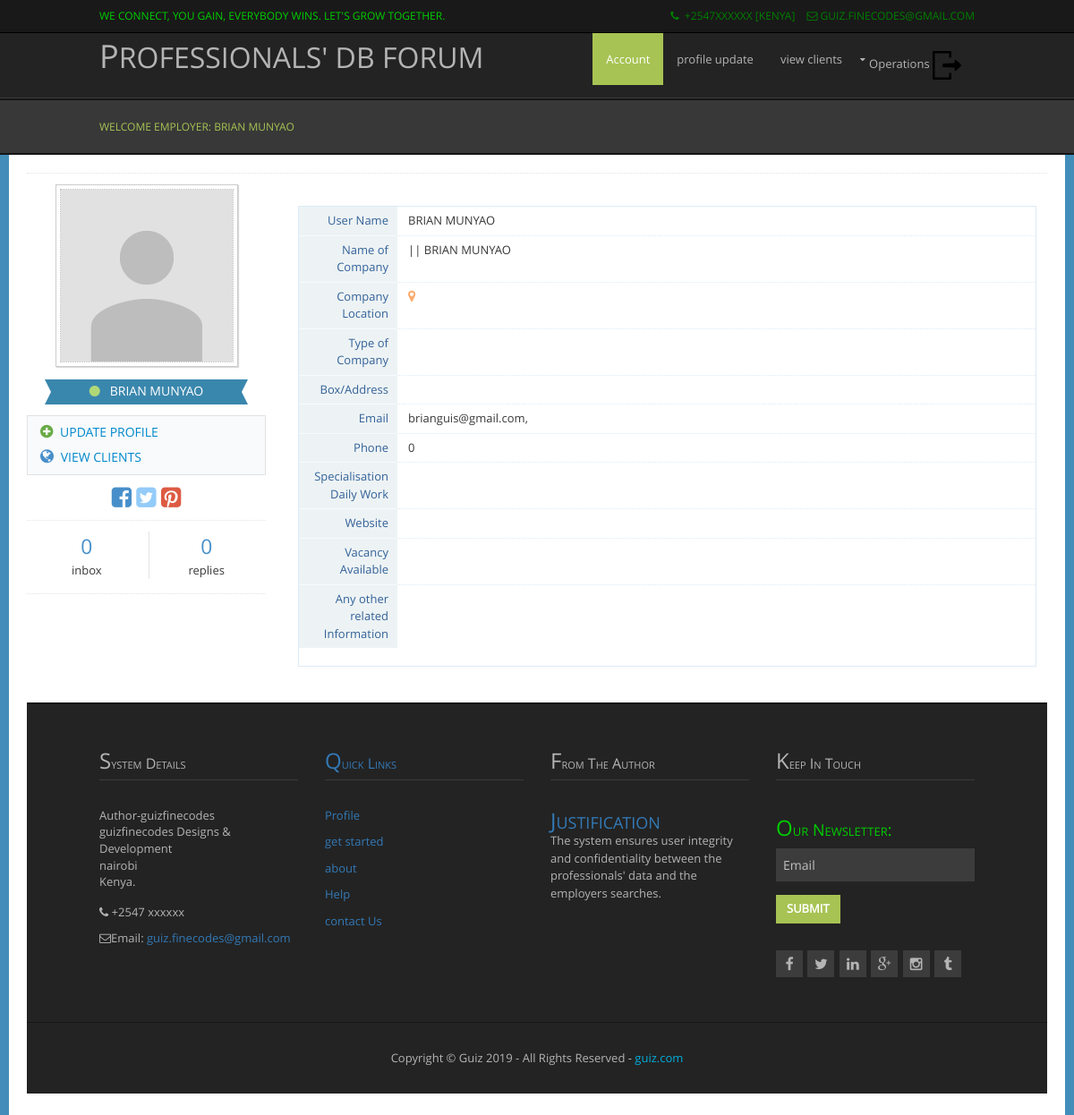
The app's page /employer.php (signed in) with its own data.
### tables this page shows
CREATE TABLE IF NOT EXISTS `users` (
  `user_id` int(11) NOT NULL AUTO_INCREMENT,
  `firstname` varchar(20) NOT NULL,
  `lastname` varchar(20) NOT NULL,
  `username` varchar(20) NOT NULL,
  `email` text NOT NULL,
  `password` text NOT NULL,
  `role` varchar(30) NOT NULL,
  `avatar` longtext NOT NULL,
  `nationality` varchar(20) NOT NULL,
  `county` varchar(20) NOT NULL,
  `education` varchar(1000) NOT NULL,
  `profession` varchar(1000) NOT NULL,
  `status` varchar(100) NOT NULL,
  `gender` varchar(11) NOT NULL,
  `age` int(11) NOT NULL,
  `file` varchar(100) NOT NULL,
  `type` varchar(10) NOT NULL,
  `size` int(11) NOT NULL,
  `birthdate` date NOT NULL,
  `website` varchar(1000) NOT NULL,
  `phone` int(15) NOT NULL,
  `textarea` varchar(5000) NOT NULL,
  `location` varchar(100) NOT NULL,
  `address` varchar(1000) NOT NULL,
  `company_type` varchar(100) NOT NULL,
  `company_name` varchar(100) NOT NULL,
  `company_email` varchar(100) NOT NULL,
  `company_phone` int(28) NOT NULL,
  `specialisation` varchar(1000) NOT NULL,
  `company_website` varchar(100) NOT NULL,
  `information` varchar(1000) NOT NULL,
  `vacancy` varchar(1000) NOT NULL,
  `active` varchar(11) NOT NULL,
  PRIMARY KEY (`user_id`)
);

### employer.php (the view, shortened to what this page needs)
<?php
include("connect.php");
?>
<?php
$id = $_SESSION['user_id'];
                    $sql ="SELECT * from users where user_id='$id' ";
                    $user_query=mysqli_query($db,$sql) or die("error getting data");
                    while($row = mysqli_fetch_array($user_query, MYSQLI_ASSOC)){
                    $id = $row['user_id'];
                        ?>
<!DOCTYPE html>
<html>
<head>
<link href="layout/styles/layout.css" rel="stylesheet" type="text/css" media="all">
</head>
<body id="top">
<div class="wrapper row0">
  <div id="topbar" class="clear">
    <div class="fl_left">
      <ul class="nospace inline">
        <li><a href="#"><font color="success">We connect, you gain, everybody wins. let's grow together.</font></a></li>
      </ul>
    </div>
    <div class="fl_right">
      <ul class="nospace inline">
        <li><i class="fa fa-phone"></i> +2547xxxxxx [KENYA]</li>
        <li><i class="fa fa-envelope-o"></i>guiz.finecodes@gmail.com</li>
      </ul>
    </div>
  </div>
</div>
<div class="wrapper row1">
  <header id="header" class="clear">
    <div id="logo" class="fl_left">
      <h1><a href="employer.php <?php echo '?id='.$id; ?>">PROFESSIONALS' DB FORUM</a></h1>
    </div>
    <nav id="mainav" class="fl_right">
      <ul class="clear">
        <li class="active"><a  href="employer.php <?php echo '?id='.$id; ?>">Account</a>
        </li>
        <li><a  href="employer_update_profile.php <?php echo '?id='.$id; ?>"> profile update</a>
            <li><a href="view_clients.php <?php echo '?id='.$id; ?>">view clients</a></li>
        <li><a class="drop" href="#">Operations <img src="images/img/export2.png"></a>
        </li>
</ul>
</nav>
  </header>
</div>
<div class="wrapper row2">
  <div id="breadcrumb" class="clear">
    <ul>
<li><a >
<?php
        if(isset($_SESSION['user_id']))
        {
        echo   "WELCOME EMPLOYER: ".$_SESSION['firstname']. "&nbsp;".$_SESSION['lastname']. " ";
        }
        ?>
      </a></li>
    </ul>
  </div>
</div>
    <link rel="stylesheet" href="assets/new/css/bootstrap.min.css" />
    <link rel="stylesheet" href="assets/new/font-awesome/4.2.0/css/font-awesome.min.css" />
    <link rel="stylesheet" href="assets/new/css/jquery-ui.custom.min.css" />
    <link rel="stylesheet" href="assets/new/css/jquery.gritter.min.css" />
    <link rel="stylesheet" href="assets/new/css/select2.min.css" />
    <link rel="stylesheet" href="assets/new/css/datepicker.min.css" />
    <link rel="stylesheet" href="assets/new/css/bootstrap-editable.min.css" />
    <link rel="stylesheet" href="assets/new/css/ace.min.css" class="ace-main-stylesheet" id="main-ace-style" />
    <div id="navbar" class="navbar navbar-default">
      <div class="navbar-container" id="navbar-container">
    <div class="main-container" id="main-container">
      <div class="main-content">
        <div class="main-content-inner">
          <div class="page-content">
            <div class="row">
              <div class="col-xs-12">
                <div class="clearfix">
                <div class="hr dotted"></div>
                <div>
                  <div id="user-profile-1" class="user-profile row">
                    <div class="col-xs-12 col-sm-3 center">
                      <div>
                        <span class="profile-picture">
                          <img id="avatar" class="editable img-responsive" alt="Avatar" src="images/demo/avatar_2x.png" />
                        </span>
                        <div class="space-4"></div>
                        <div class="width-80 label label-info label-xlg arrowed-in arrowed-in-right">
                          <div class="inline position-relative">
                            <a href="#" class="user-title-label dropdown-toggle" data-toggle="dropdown">
                              <i class="ace-icon fa fa-circle light-green"></i>
                              <span class="white">
                                <?php {
                                echo   "".$_SESSION['firstname']. "&nbsp;".$_SESSION['lastname']. " ";
                                } ?></span>
                            </a>
                          </div>
                        </div>
                      </div>
                      <div class="space-6"></div>
                      <div class="profile-contact-info">
                        <div class="profile-contact-links align-left">
                          <a href="employer_update_profile.php <?php echo '?id='.$id; ?>" class="btn btn-link">
                            <i class="ace-icon fa fa-plus-circle bigger-120 green"></i>
                            UPDATE PROFILE
                          </a>
                          <a href="view_clients.php <?php echo '?id='.$id; ?>" class="btn btn-link">
                            <i class="ace-icon fa fa-globe bigger-125 blue "></i>
                            VIEW  CLIENTS
                          </a>
                        </div>
                        <div class="space-6"></div>
                        <div class="profile-social-links align-center">
                          <a href="#" class="tooltip-info" title="" data-original-title="Visit my Facebook">
                            <i class="middle ace-icon fa fa-facebook-square fa-2x blue"></i>
                          </a>
                          <a href="#" class="tooltip-info" title="" data-original-title="Visit my Twitter">
                            <i class="middle ace-icon fa fa-twitter-square fa-2x light-blue"></i>
                          </a>
                          <a href="#" class="tooltip-error" title="" data-original-title="Visit my Pinterest">
                            <i class="middle ace-icon fa fa-pinterest-square fa-2x red"></i>
                          </a>
                        </div>
                      </div>
                      <div class="hr hr12 dotted"></div>
                      <div class="clearfix">
                        <div class="grid2">
                          <span class="bigger-175 blue">
                              0
                          </span>
                          <br />
                          inbox
                        </div>
                        <div class="grid2">
                          <span class="bigger-175 blue">0</span>
                          <br />
                          replies
                        </div>
                      </div>
                      <div class="hr hr16 dotted"></div>
                    </div>
                    <div class="col-xs-12 col-sm-9">
                      <div class="space-12"></div>
                      <?php
                                  $select="SELECT * FROM users WHERE user_id='$id'";
                                  $qry=mysql_query($select);
                                      if($qry)
                                      {
                                while($rec = mysql_fetch_array($qry)){
                                $firstname = "$rec[firstname]";
                                $lastname = "$rec[lastname]";
                                $company_name = "$rec[company_name]";
                                $company_email = "$rec[company_email]";
                                $email = "$rec[email]";
                                $company_phone = "$rec[company_phone]";
                                 }
                                 ?>
                      <div class="profile-user-info profile-user-info-striped">
                        <div class="profile-info-row">
                          <div class="profile-info-name">User Name </div>
                          <div class="profile-info-value">
                            <span class="editable" id="username" ><?php echo $firstname; ?> <?php echo $lastname; ?></span>
                          </div>
                        </div>
                        <div class="profile-info-row">
                          <div class="profile-info-name"> Name of Company </div>
                          <div class="profile-info-value">
                            <span  class="editable" id="company_name"><?php echo $company_name; ?> || <?php echo $firstname; ?> <?php echo $lastname; ?></span>
                          </div>
                        </div>
                        <div class="profile-info-row">
                          <div class="profile-info-name">Company Location </div>
                          <div class="profile-info-value">
                            <i class="fa fa-map-marker light-orange bigger-110"></i>
                          </div>
                        </div>
                        <div class="profile-info-row">
                          <div class="profile-info-name"> Type of Company </div>
                          <div class="profile-info-value">
                          </div>
                        </div>
                        <div class="profile-info-row">
                          <div class="profile-info-name">Box/Address</div>
                          <div class="profile-info-value">
                          </div>
                        </div>
                        <div class="profile-info-row">
                          <div class="profile-info-name"> Email </div>
                          <div class="profile-info-value">
                            <span class="editable" id="signup"><?php echo $email; ?>, <?php echo $company_email; ?></span>
                          </div>
                        </div>
                        <div class="profile-info-row">
                          <div class="profile-info-name">Phone</div>
                          <div class="profile-info-value">
                            <span class="editable" id="login"><?php echo $company_phone; ?></span>
                          </div>
                        </div>
                        <div class="profile-info-row">
                          <div class="profile-info-name">Specialisation<br>Daily Work</div>
                          <div class="profile-info-value">
                          </div>
                        </div>
                        <div class="profile-info-row">
                          <div class="profile-info-name">Website</div>
                          <div class="profile-info-value">
                          </div>
                        </div>
                        <div class="profile-info-row">
                          <div class="profile-info-name"> Vacancy Available </div>
                          <div class="profile-info-value">
                          </div>
                        </div>
                        <div class="profile-info-row">
                          <div class="profile-info-name">Any other related Information</div>
                          <div class="profile-info-value">
                          </div>
                        </div>
                        <br>
                      </div>
                      <div class="space-20"></div>
                        <?php } ?>
                </div>
              </div>
            </div>
          </div>
        </div>
      </div>
  </body>
</html>
<div class="wrapper row4">
  <footer id="footer" class="clear">
    <div class="one_quarter first">
      <h6 class="title">System Details</h6>
      <address class="btmspace-15">
      Author-guizfinecodes<br>
      guizfinecodes Designs &amp; Development <br>
      nairobi<br>
      Kenya.
      </address>
      <ul class="nospace">
        <li class="btmspace-10"><span class="fa fa-phone"></span> +2547 xxxxxx</li>
        <li><span class="fa fa-envelope-o"></span>Email:<a href="#"> guiz.finecodes@gmail.com</li>
      </ul>
    </div>
    <div class="one_quarter">
      <h6 class="title">Quick Links</h6>
      <ul class="nospace linklist">
        <li><a href="login.php">Profile</a></li>
        <li><a href="login.php">get started</a></li>
        <li><a href="pages/about_index.php">about</a></li>
        <li><a href="pages/contact.php">Help</a></li>
        <li><a href="pages/contact.php">contact Us</a></li>
      </ul>
    </div>
    <div class="one_quarter">
      <h6 class="title">From The Author</h6>
      <article>
        <h2 class="nospace"><a href="#">Justification</a></h2>
        <p>The system ensures user integrity and confidentiality between the professionals' data and the employers searches.</p>
      </article>
    </div>
    <div class="one_quarter">
      <h6 class="title">Keep In Touch</h6>
      <form class="btmspace-30" method="post" action="#">
        <fieldset>
          <h4><font color="success">Our Newsletter:</font></h4>
          <input class="btmspace-15" type="text" value="" placeholder="Email">
          <button type="submit" value="submit">Submit</button>
        </fieldset>
      </form>
      <ul class="faico clear">
        <li><a class="faicon-facebook" href="#"><i class="fa fa-facebook"></i></a></li>
        <li><a class="faicon-twitter" href="#"><i class="fa fa-twitter"></i></a></li>
        <li><a class="faicon-linkedin" href="#"><i class="fa fa-linkedin"></i></a></li>
        <li><a class="faicon-google-plus" href="#"><i class="fa fa-google-plus"></i></a></li>
        <li><a class="faicon-instagram" href="#"><i class="fa fa-instagram"></i></a></li>
        <li><a class="faicon-tumblr" href="#"><i class="fa fa-tumblr"></i></a></li>
      </ul>
    </div>
  </footer>
</div>
<div class="wrapper row5">
  <div id="copyright" class="clear">
    <p style="text-align: center;">Copyright &copy; Guiz 2019 - All Rights Reserved - <a href="#"><font color="sky blue">guiz.com</font></a></p>
  </div>
</div>
</body>
</html>
<?php } ?>

### records on screen
users: firstname "BRIAN", lastname "MUNYAO", email "brianguis@gmail.com", company_phone "0"
